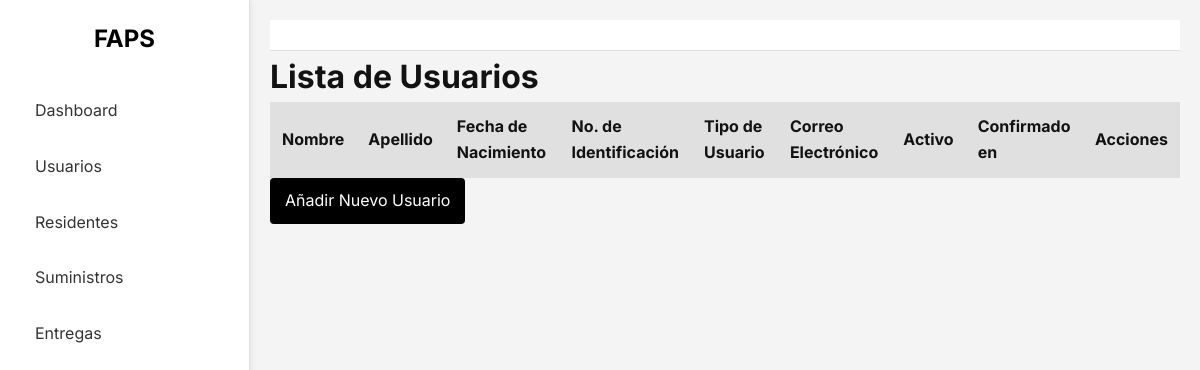
Before: /admin/users with the older database file.
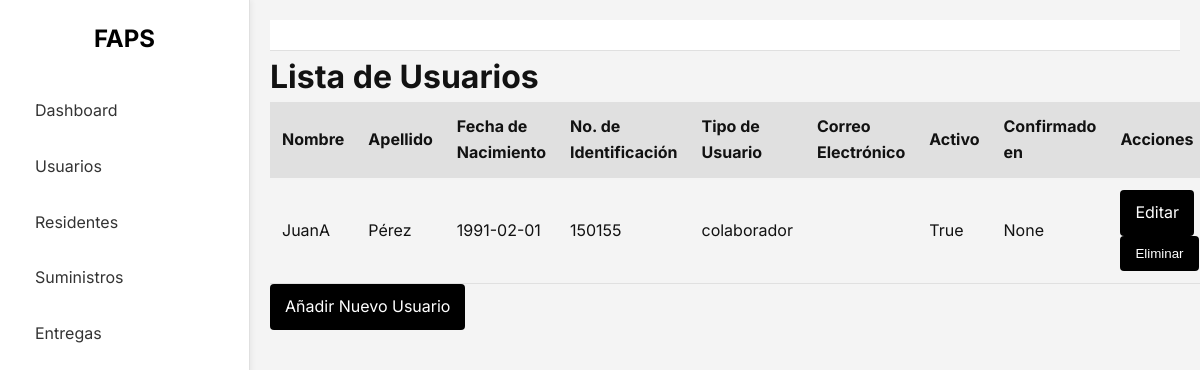
After: the same page with the newer database file.
### app/models.py (models this page shows, shortened)
class User(db.Model, UserMixin):
    id = db.Column(db.Integer, primary_key=True)
    fs_uniquifier = db.Column(db.String(255), unique=True, nullable=False, default=lambda: str(uuid.uuid4()))
    name = db.Column(db.String(100), nullable=False)
    lastname = db.Column(db.String(100), nullable=False)
    active = db.Column(db.Boolean, default=True)
    confirmed_at = db.Column(db.DateTime)
    birthday_date = db.Column(db.Date, nullable=False)
    no_identification = db.Column(db.Integer, unique=True, nullable=False)
    type_user = db.Column(db.String(50), nullable=False, default="colaborador")
    roles = db.relationship(
        'Role',
        secondary=roles_users,
        backref=db.backref('users', lazy='dynamic')
    )

### app/routes/user_routes.py (the view)
@user_bp.route('/admin/users')
def list_users():
    users = User.query.all()
    return render_template('list_users.html', users=users)

### app/templates/list_users.html (shortened to what this page needs)
{% extends 'base.html' %}
{% block content %}
<h1>Lista de Usuarios</h1>
<table class="table">
    <thead>
        <tr>
            <th>Nombre</th>
            <th>Apellido</th>
            <th>Fecha de Nacimiento</th>
            <th>No. de Identificación</th>
            <th>Tipo de Usuario</th>
            <th>Correo Electrónico</th>
            <th>Activo</th>
            <th>Confirmado en</th>
            <th>Acciones</th>
        </tr>
    </thead>
    <tbody>
        {% for user in users %}
        <tr>
            <td>{{ user.name }}</td>
            <td>{{ user.lastname }}</td>
            <td>{{ user.birthday_date }}</td>
            <td>{{ user.no_identification }}</td>
            <td>{{ user.type_user }}</td>
            <td>{{ user.email }}</td>
            <td>{{ user.active }}</td>
            <td>{{ user.confirmed_at }}</td>
            <td>
                <a class="btn btn-primary" href="{{ url_for('user_bp.edit_user', id=user.id) }}">Editar</a>
                <form action="{{ url_for('user_bp.delete_user', id=user.id) }}" method="post" style="display:inline;">
                    <button class="btn btn-danger" type="submit">Eliminar</button>
                </form>
            </td>
        </tr>
        {% endfor %}
    </tbody>
</table>
<a class="btn btn-success" href="{{ url_for('user_bp.create_user') }}">Añadir Nuevo Usuario</a>
{% endblock %}

Changed rows visible on the page:
added User: name "JuanA", lastname "Pérez", birthday_date "1991-02-01", no_identification "150155", type_user "colaborador", active "True", confirmed_at "None"
